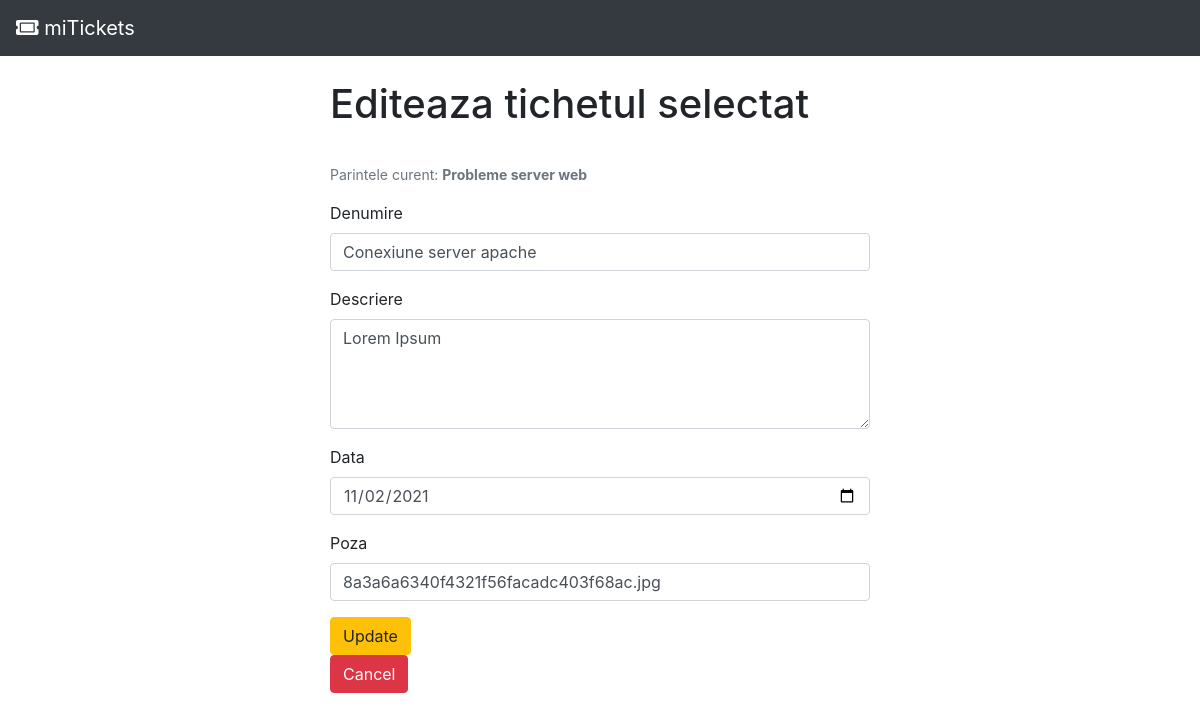
The page /index.php/CrudController/edit/67 on the database its author committed.
### tables this page shows
CREATE TABLE `tichete` (
  `id` int(11) NOT NULL,
  `denumire` varchar(25) NOT NULL,
  `descriere` tinytext,
  `data` date NOT NULL,
  `poza` varchar(150) DEFAULT NULL,
  `parinte` varchar(50) NOT NULL
);

### application/controllers/CrudController.php (called while the page is built, shortened)
<?php
class CrudController extends CI_Controller {
	public function __construct()
	{
		$this->load->model("CrudModel");
	}
	public function edit($id)
	{
		$data['row'] = $this->CrudModel->getData($id);
		$this->load->view('crudEdit', $data);
	}
}

### index.php (called while the page is built, shortened)
<?php
require_once BASEPATH.'core/CodeIgniter.php';

### application/models/CrudModel.php (called while the page is built, shortened)
<?php
class CrudModel extends CI_Model {
	public function getData($id)
	{
		$query = $this->db->query('SELECT * from tichete WHERE `id`=' .$id);
		return $query->row();
	}
}

### application/views/crudEdit.php (the view, shortened to what this page needs)
<!doctype html>
<html lang="en">
  <head>
  </head>
  <body>
	<div class="container">
		<div class="row justify-content-md-center">
		<div class="col-md-6">
			<br>
				<h1>Editeaza tichetul selectat</h1>
			<br>
				<form method="post" action="<?php echo site_url('CrudController/update'); ?>/<?= $row->id ?>">
					<div class="form-group">
						<small class="form-text text-muted">Parintele curent: <b><?php echo $row->parinte ?></b></small>
					</div>
					<div class="form-group">
						<label>Denumire</label>
						<input type="text" class="form-control" name="denumire" value="<?= $row->denumire ?>">
					</div>
					<div class="form-group">
						<label>Descriere</label>
						<textarea class="form-control" name="descriere" rows="4"><?= $row->descriere ?></textarea>
					</div>
					<div class="form-group">
						<label>Data</label>
						<input type="date" class="form-control" name="data" value="<?= $row->data ?>">
					</div>
					<div class="form-group">
						<label>Poza</label>
						<input type="text" class="form-control" name="poza" value="<?= $row->poza ?>">
					</div>
					<button type="submit" class="btn btn-warning" value="save">Update</button>
				</form>
				<a href="../../../" class=""><button class="btn btn-danger">Cancel</button></a>
			</div>
		</div>
	</div>
  </body>
</html>

### rows shown on the page
tichete: parinte "Probleme server web", denumire "Conexiune server apache", descriere "Lorem Ipsum", data "11/02/2021", poza "8a3a6a6340f4321f56facadc403f68ac.jpg"
